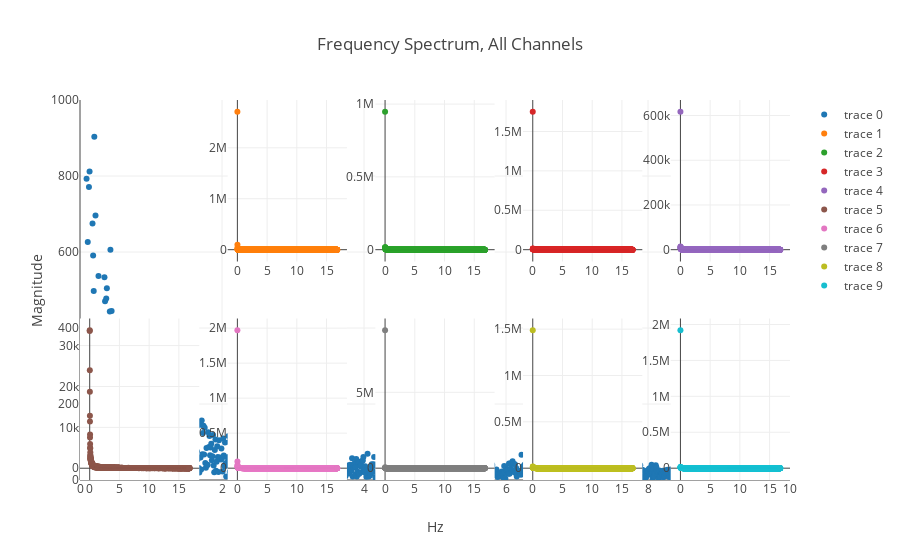

The notebook cell this image was saved under:
### Code cell
F_s = 500 # sampling freq
dt = 1./F_s

fig = tools.make_subplots(rows=2, cols=5)

for i in range(10):
    sample_points = np.arange(NDARAA075AMK['video1'].shape[1]) * dt
    signal = NDARAA075AMK['video1'][i, :]
    ft = np.fft.fft(signal) * dt
    ft = ft[: len(sample_points)/2]
    freq = np.fft.fftfreq(len(sample_points), dt)
    freq = freq[:len(sample_points)/2]

    trace = go.Scatter(
        x = freq[:2000],
        y = np.abs(ft)[:2000],
        mode = 'markers'
    )
    
    fig.append_trace(trace, i / 5 + 1, i % 5 + 1)
    
#     data = [trace]
    
# layout = go.Layout(
#     title = 'Frequency Spectrum, All Channels', 
#     hovermode = 'closest', 
#     xaxis = dict(
#         title = 'Hz',
#         range = [0, 10]
#         ), 
#     yaxis = dict(
#         title = 'Magnitude',
#         range = [0, 1000]
#         )
# )

    fig['layout'].update(
        title = 'Frequency Spectrum, All Channels', 
    #     hovermode = 'closest', 
        xaxis = dict(
            title = 'Hz',
            range = [0, 10]
            ), 
        yaxis = dict(
            title = 'Magnitude',
            range = [0, 1000]
            )
    )
iplot(fig)

### Figure 1 — Plotly figure (JSON) as saved in the notebook; plotly's stock layout.template omitted (floating-point values rounded to 4 significant figures; data arrays with more than 128 entries replaced by an {"elided": "..."} marker saying what was removed)
{"data": [{"mode": "markers", "type": "scatter", "x": {"elided": "2000 float values"}, "xaxis": "x1", "y": {"elided": "2000 float values"}, "yaxis": "y1"}, {"mode": "markers", "type": "scatter", "x": {"elided": "2000 float values"}, "xaxis": "x2", "y": {"elided": "2000 float values"}, "yaxis": "y2"}, {"mode": "markers", "type": "scatter", "x": {"elided": "2000 float values"}, "xaxis": "x3", "y": {"elided": "2000 float values"}, "yaxis": "y3"}, {"mode": "markers", "type": "scatter", "x": {"elided": "2000 float values"}, "xaxis": "x4", "y": {"elided": "2000 float values"}, "yaxis": "y4"}, {"mode": "markers", "type": "scatter", "x": {"elided": "2000 float values"}, "xaxis": "x5", "y": {"elided": "2000 float values"}, "yaxis": "y5"}, {"mode": "markers", "type": "scatter", "x": {"elided": "2000 float values"}, "xaxis": "x6", "y": {"elided": "2000 float values"}, "yaxis": "y6"}, {"mode": "markers", "type": "scatter", "x": {"elided": "2000 float values"}, "xaxis": "x7", "y": {"elided": "2000 float values"}, "yaxis": "y7"}, {"mode": "markers", "type": "scatter", "x": {"elided": "2000 float values"}, "xaxis": "x8", "y": {"elided": "2000 float values"}, "yaxis": "y8"}, {"mode": "markers", "type": "scatter", "x": {"elided": "2000 float values"}, "xaxis": "x9", "y": {"elided": "2000 float values"}, "yaxis": "y9"}, {"mode": "markers", "type": "scatter", "x": {"elided": "2000 float values"}, "xaxis": "x10", "y": {"elided": "2000 float values"}, "yaxis": "y10"}], "layout": {"title": "Frequency Spectrum, All Channels", "xaxis": {"range": [0, 10], "title": "Hz"}, "xaxis1": {"anchor": "y1", "domain": [0, 0.168]}, "xaxis10": {"anchor": "y10", "domain": [0.832, 1]}, "xaxis2": {"anchor": "y2", "domain": [0.208, 0.376]}, "xaxis3": {"anchor": "y3", "domain": [0.416, 0.584]}, "xaxis4": {"anchor": "y4", "domain": [0.624, 0.792]}, "xaxis5": {"anchor": "y5", "domain": [0.832, 1]}, "xaxis6": {"anchor": "y6", "domain": [0, 0.168]}, "xaxis7": {"anchor": "y7", "domain": [0.208, 0.376]}, "xaxis8": {"anchor": "y8", "domain": [0.416, 0.584]}, "xaxis9": {"anchor": "y9", "domain": [0.624, 0.792]}, "yaxis": {"range": [0, 1000], "title": "Magnitude"}, "yaxis1": {"anchor": "x1", "domain": [0.575, 1]}, "yaxis10": {"anchor": "x10", "domain": [0, 0.425]}, "yaxis2": {"anchor": "x2", "domain": [0.575, 1]}, "yaxis3": {"anchor": "x3", "domain": [0.575, 1]}, "yaxis4": {"anchor": "x4", "domain": [0.575, 1]}, "yaxis5": {"anchor": "x5", "domain": [0.575, 1]}, "yaxis6": {"anchor": "x6", "domain": [0, 0.425]}, "yaxis7": {"anchor": "x7", "domain": [0, 0.425]}, "yaxis8": {"anchor": "x8", "domain": [0, 0.425]}, "yaxis9": {"anchor": "x9", "domain": [0, 0.425]}}}
